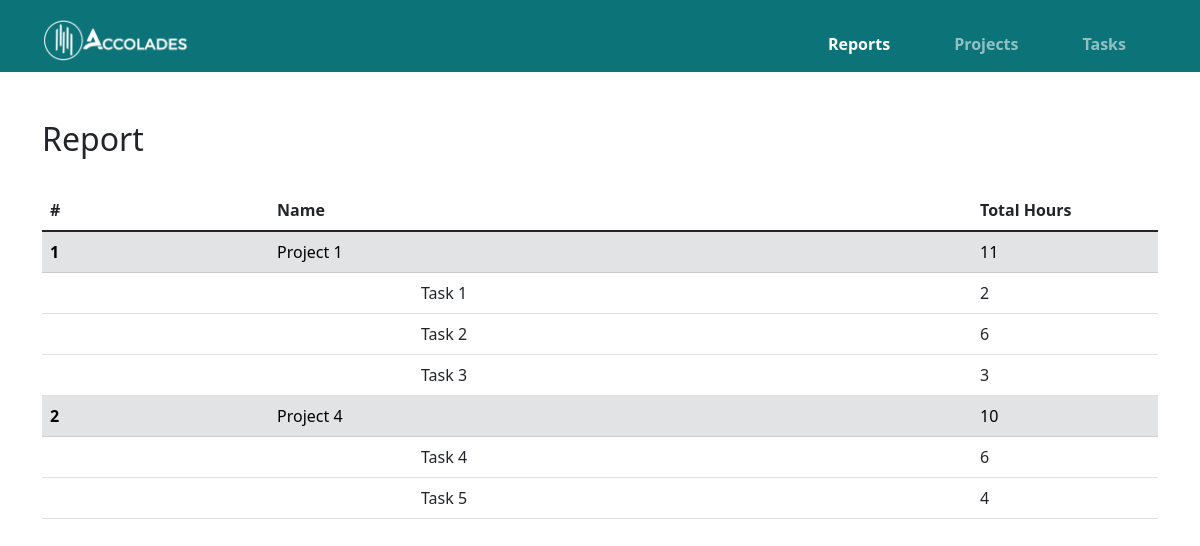
The page / on the database its author committed.
### tables this page shows
CREATE TABLE `tasks` (
  `id` int(11) NOT NULL,
  `project_id` int(11) NOT NULL,
  `task_name` varchar(50) NOT NULL,
  `hour` int(11) NOT NULL DEFAULT 0,
  `date` date NOT NULL,
  `status` varchar(50) NOT NULL DEFAULT 'Active',
  `description` varchar(255) NOT NULL
);

CREATE TABLE `projects` (
  `id` int(11) NOT NULL,
  `project_name` varchar(50) NOT NULL,
  `status` varchar(50) NOT NULL DEFAULT 'Active'
);

### database_handle/read.php (called while the page is built, shortened)
<?php
    function execute_and_read($sql)
    {
        $connection = mysqli_connect("localhost","root","","accolades");
        $result = mysqli_query($connection, $sql);
        $data = json_encode(mysqli_fetch_all($result, MYSQLI_ASSOC));
        return($data);
    }
?>

### index.php (the view, shortened to what this page needs)
<!DOCTYPE html>
<html lang="en">
	<head>
		<?php include("common/head.php"); ?>
	</head>
	<body>
		<?php
			include("database_handle/read.php");
			$current_page = "report";
			include("common/nav.php");
		?>
		<div class="container">
			<div class="row mb-4">
				<div class="col">
					<h2>Report</h2>
				</div>
			</div>
			<div class="row">
				<div class="col">
					<table class="table">
						<thead>
							<tr>
								<th scope="col">#</th>
								<th scope="col" colspan="2">Name</th>
								<th scope="col" class="col-2">Total Hours</th>
							</tr>
						</thead>
						<tbody>
							<?php
								$tasks = json_decode(execute_and_read("SELECT id, project_id, task_name, hour FROM tasks ORDER BY project_id"));
								$current_project_id = 0;
								$project_count = 0;
								for ($i=0; $i < sizeof($tasks); $i++)
								{
									if($current_project_id != $tasks[$i]->project_id)
									{
										$project_count++;
					                	$current_project_id = $tasks[$i]->project_id;
					                	$project = json_decode(execute_and_read("SELECT id, project_name FROM projects WHERE id = " . $current_project_id));
										print '<tr class="table-secondary" id="project_' . $project[0]->id . '">';
					                	print '<th scope="row">' . $project_count . '</th>';
					                	print '<td colspan="2">' . $project[0]->project_name . '</td>';
					                	print '<td class="total_hours">' . json_decode(execute_and_read("SELECT SUM(hour) AS sum FROM tasks WHERE project_id = " . $current_project_id))[0]->sum . '</td>';
					                	print '</tr>';
					                }
				                	print '<tr id="task_' . $tasks[$i]->id . '">';
									print '<th scope="row"></th>';
									print '<td></td>';
				                	print '<td>' . $tasks[$i]->task_name . '</td>';
				                	print '<td class="task_hours">' . $tasks[$i]->hour . '</td>';
				                	print '</tr>';
								}
							?>
						</tbody>
					</table>
				</div>
			</div>
		</div>
	</body>
</html>

### common/head.php (shortened to what this page needs)
<link rel="stylesheet" type="text/css" href="css/main.css">
<link href="https://cdn.jsdelivr.net/npm/bootstrap@5.1.3/dist/css/bootstrap.min.css" rel="stylesheet">

### common/nav.php (shortened to what this page needs)
<nav class="navbar sticky-top navbar-expand-md navbar-dark mb-5">
    <div class="container">
        <a class="navbar-brand pb-0" href="#">
            <img class="logo" style="height: 2.5em; width: auto;" src="images/logo_white.png" alt="Logo">
        </a>
        <div class="collapse navbar-collapse" id="toggleContent">
            <ul class="navbar-nav ms-auto mt-3 mb-2 mb-md-0">
                <li class="nav-item">
                    <a class="nav-link <?php if($current_page == 'report') print("active"); ?>" aria-current="page" href="index.php">Reports</a>
                </li>
                <li class="nav-item">
                    <a class="nav-link <?php if($current_page == 'project') print("active"); ?>" aria-current="page" href="project.php">Projects</a>
                </li>
                <li class="nav-item">
                    <a class="nav-link <?php if($current_page == 'task') print("active"); ?>" aria-current="page" href="task.php">Tasks</a>
                </li>
            </ul>
        </div>
    </div>
</nav>

### css/main.css (style rules this page uses)
.navbar { background-color: #0c7479; }
.navbar-collapse { text-align: center; }
.navbar-brand { color: #ffffff; }
.nav-link { padding-left: 1em !important; padding-right: 1em !important; margin-left: 1em; margin-right: 1em; border-radius: 5px; font-weight: bold; }
.active { color: #ffffff; }

### rows shown on the page
tasks: project.project_name "Project 1", sum "11", task_name "Task 1", hour "2"
tasks: task_name "Task 2", hour "6"
tasks: task_name "Task 3", hour "3"
tasks: project.project_name "Project 4", sum "10", task_name "Task 4", hour "6"
tasks: task_name "Task 5", hour "4"
